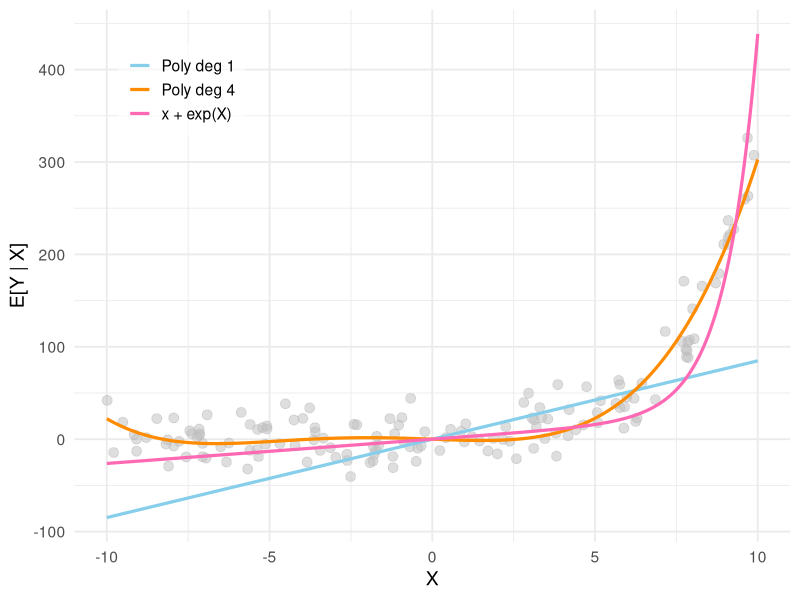

R code for this plot:
## ---- chunk 1
library(ggplot2)
library(tidyr)
library(dplyr)
## ---- chunk 2
#| echo: false
#| warning: false
#| message: false

## Discrete simulation: faceted line plots for p(bin), bias, variance
## ------------------------------------------------------------------
# set.seed(123)

# n       <- 2000   # sample size per replication
# R       <- 10000   # number of replications
# sigma2  <- 1      # noise variance
# d_grid  <- 1:6    # dimensions
# p       <- 0.5    # P(X_ij = 1)

# # Bin: X = (1,1,...,1)
# p_bin_num <- p ^ d_grid
# true_mean <- d_grid * 1  # since m(x)=sum(x) and bin is all ones
#
# emp_mean <- numeric(length(d_grid))
# emp_var  <- numeric(length(d_grid))
#
# for (j in seq_along(d_grid)) {
#   d <- d_grid[j]
#   est <- rep(NA_real_, R)
#   for (r in 1:R) {
#     X  <- matrix(rbinom(n * d, size = 1, prob = p), nrow = n, ncol = d)
#     mX <- rowSums(X)
#     eps <- rnorm(n, sd = sqrt(sigma2))
#     Y <- mX + eps
#
#     in_bin <- rowSums(X == 1) == d
#     Nb <- sum(in_bin)
#
#     est[r] <- if (Nb > 0) mean(Y[in_bin]) else NA_real_
#   }
#   est <- est[!is.na(est)]
#   emp_mean[j] <- mean(est)
#   emp_var[j]  <- var(est)
# }
#
# # Assemble results (numeric for plotting)
# results <- data.frame(
#   d = d_grid,
#   `Bin Probability` = p_bin_num,
#   `Bias` = emp_mean - true_mean,
#   `Variance` = emp_var
# )
# 
# # Long format for faceting
# # (uses base R reshape if tidyr isn't available)
# results_long <- reshape(
#   results,
#   varying = names(results)[-1],
#   v.names = "value",
#   timevar = "metric",
#   times = names(results)[-1],
#   direction = "long"
# )
# row.names(results_long) <- NULL
# 
# # Plot
# # choose a wide, fixed scale for the Bias facet
# bias_range <- c(-0.02, 0.02)
# bias_limits_df <- data.frame(
#   d = range(results_long$d),
#   value = bias_range,
#   metric = "Bias"
# )

# ggplot(results_long, aes(x = d, y = value, color = metric)) +
  # geom_line(linewidth = 1.1) +
  # geom_point(size = 2.2) +
  # # force the Bias facet to use the chosen y-range
  # geom_blank(data = bias_limits_df) +
  # facet_wrap(~ metric, scales = "free_y", ncol = 3) +
  # labs(x = "Dimension (d)", y = NULL) +
  # scale_color_manual(values = c(
  #   "Bin Probability" = "#2E86AB",
  #   "Bias" = "#D1495B",
  #   "Variance" = "#007F5F"
  # )) +
  # theme_bw(base_size = 14) +
  # theme(
  #   panel.border = element_rect(color = "black", fill = NA, linewidth = 0.6),
  #   strip.background = element_rect(fill = "#f0f0f0", color = NA),
  #   strip.text = element_text(face = "bold", size = 12),
  #   axis.title.x = element_text(margin = margin(t = 10)),
  #   panel.grid.minor = element_blank(),
  #   legend.position = "none",
  #   plot.title = element_blank()
  # ) +
  # a subtle zero-line helps show "near 0" without adding labels
  # geom_hline(
  #   data = data.frame(metric = "Bias"),
  #   yintercept = 0,
  #   linewidth = 0.4,      # or use size = 0.4 if your ggplot2 is older
  #   linetype = "dashed",
  #   color = "grey50"
# )
## ---- chunk 3
#| echo: false
#| warning: false

# ---- True function: nonlinear in parameters ----
theta0 <- 0.8
theta1 <- 0.5
g <- function(x1) exp(theta0 + theta1 * x1)

# ---- Simulate noisy data ----
set.seed(123)
n <- 150
x1 <- runif(n, -10, 10)
sigma <- 20  # noise level
y <- g(x1) + rnorm(n, 0, sigma)

train <- tibble(x1, y)

# ---- Fit models (linear in parameters, no intercept) ----
m_deg1  <- lm(y ~ x1 - 1, data = train)
m_deg4  <- lm(y ~ poly(x1, 4, raw = TRUE) - 1, data = train)
m_exp   <- lm(y ~ x1 + exp(x1) - 1, data = train)  # <— now includes both x and exp(x)

# ---- Predictions for a smooth grid ----
x_grid <- seq(-10, 10, length.out = 600)
df_pred <- tibble(
  x1 = x_grid,
  `Poly deg 1` = predict(m_deg1, newdata = tibble(x1 = x_grid)),
  `Poly deg 4` = predict(m_deg4, newdata = tibble(x1 = x_grid)),
  `x + exp(X)` = predict(m_exp, newdata = tibble(x1 = x_grid))
) |>
  pivot_longer(-x1, names_to = "series", values_to = "value")

# ---- Plot ----
ggplot() +
  geom_point(data = train, aes(x = x1, y = y),
             color = "gray", alpha = 0.5, size = 3) +
  geom_line(data = df_pred,
            aes(x = x1, y = value, color = series, linetype = series),
            linewidth = 1.1) +
  scale_color_manual(values = c(
    "Poly deg 1" = "skyblue",
    "Poly deg 4" = "darkorange",
    "x + exp(X)" = "hotpink"
  )) +
  scale_linetype_manual(values = c(
    "Poly deg 1" = "solid",
    "Poly deg 4" = "solid",
    "x + exp(X)" = "solid"
  )) +
  theme_minimal(base_size = 14) +
  theme(
    legend.position = c(0.15, 0.85),
    legend.background = element_rect(fill = alpha("white", 0.6), color = NA),
    legend.title = element_blank()
  ) +
  labs(x = expression(X), y = "E[Y | X]")
